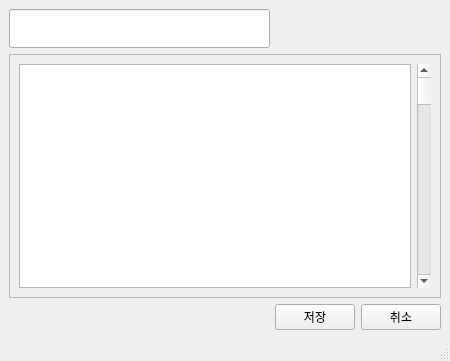
<?xml version="1.0" encoding="UTF-8"?>
<ui version="4.0">
 <class>RecipeInputWindow</class>
 <widget class="QMainWindow" name="RecipeInputWindow">
  <property name="geometry">
   <rect>
    <x>0</x>
    <y>0</y>
    <width>450</width>
    <height>361</height>
   </rect>
  </property>
  <property name="windowTitle">
   <string>AddRecipe</string>
  </property>
  <widget class="QWidget" name="centralwidget">
   <layout class="QVBoxLayout" name="verticalLayout">
    <item>
     <layout class="QHBoxLayout" name="horizontalLayout_2">
      <item>
       <widget class="QLineEdit" name="lineEdit">
        <property name="font">
         <font>
          <pointsize>20</pointsize>
          <bold>true</bold>
         </font>
        </property>
        <property name="readOnly">
         <bool>false</bool>
        </property>
       </widget>
      </item>
      <item>
       <spacer name="horizontalSpacer">
        <property name="orientation">
         <enum>Qt::Horizontal</enum>
        </property>
        <property name="sizeHint" stdset="0">
         <size>
          <width>40</width>
          <height>20</height>
         </size>
        </property>
       </spacer>
      </item>
     </layout>
    </item>
    <item>
     <widget class="QScrollArea" name="scrollArea">
      <property name="widgetResizable">
       <bool>true</bool>
      </property>
      <widget class="QWidget" name="scrollAreaWidgetContents">
       <property name="geometry">
        <rect>
         <x>0</x>
         <y>0</y>
         <width>430</width>
         <height>239</height>
        </rect>
       </property>
       <layout class="QHBoxLayout" name="horizontalLayout_3">
        <item>
         <widget class="QTextEdit" name="textEdit"/>
        </item>
        <item>
         <widget class="QScrollBar" name="verticalScrollBar">
          <property name="orientation">
           <enum>Qt::Vertical</enum>
          </property>
         </widget>
        </item>
       </layout>
      </widget>
     </widget>
    </item>
    <item>
     <layout class="QHBoxLayout" name="horizontalLayout">
      <item>
       <spacer name="horizontalSpacer_2">
        <property name="orientation">
         <enum>Qt::Horizontal</enum>
        </property>
        <property name="sizeHint" stdset="0">
         <size>
          <width>40</width>
          <height>20</height>
         </size>
        </property>
       </spacer>
      </item>
      <item>
       <widget class="QPushButton" name="saveButton">
        <property name="text">
         <string>저장</string>
        </property>
       </widget>
      </item>
      <item>
       <widget class="QPushButton" name="escButton">
        <property name="text">
         <string>취소</string>
        </property>
       </widget>
      </item>
     </layout>
    </item>
   </layout>
  </widget>
  <widget class="QStatusBar" name="statusbar"/>
 </widget>
 <resources/>
 <connections/>
</ui>
